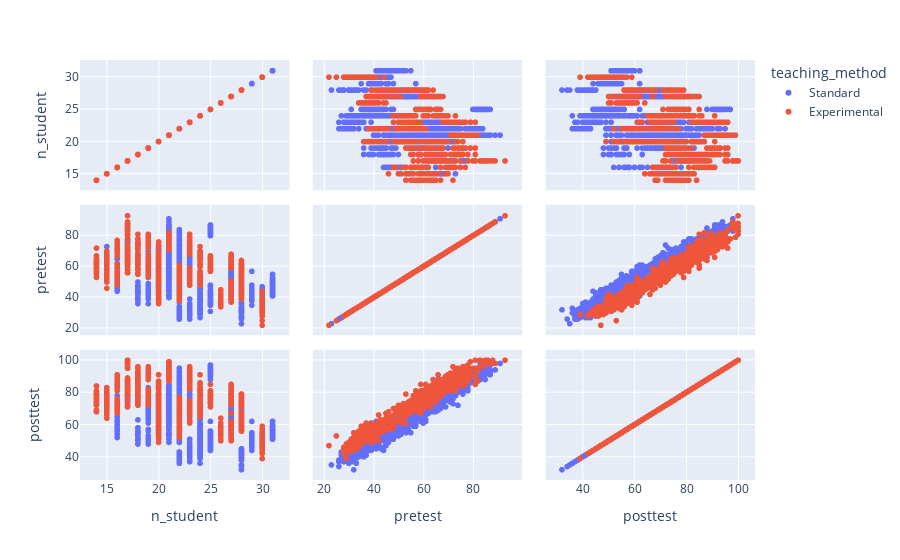

This figure's notebook cell:
### Code cell
fig = px.scatter_matrix(df,
    dimensions=["n_student", "pretest", "posttest"],
    color="teaching_method")
fig.show()

### Figure 1 — Plotly figure (JSON) as saved in the notebook; plotly's stock layout.template omitted (floating-point values rounded to 4 significant figures; data arrays with more than 128 entries replaced by an {"elided": "..."} marker saying what was removed)
{"data": [{"dimensions": [{"axis": {"matches": true}, "label": "n_student", "values": {"elided": "1373 int values"}}, {"axis": {"matches": true}, "label": "pretest", "values": {"elided": "1373 int values"}}, {"axis": {"matches": true}, "label": "posttest", "values": {"elided": "1373 int values"}}], "hovertemplate": "teaching_method=Standard<br>%{xaxis.title.text}=%{x}<br>%{yaxis.title.text}=%{y}<extra></extra>", "legendgroup": "Standard", "marker": {"color": "#636efa", "symbol": "circle"}, "name": "Standard", "showlegend": true, "type": "splom"}, {"dimensions": [{"axis": {"matches": true}, "label": "n_student", "values": {"elided": "760 int values"}}, {"axis": {"matches": true}, "label": "pretest", "values": {"elided": "760 int values"}}, {"axis": {"matches": true}, "label": "posttest", "values": {"elided": "760 int values"}}], "hovertemplate": "teaching_method=Experimental<br>%{xaxis.title.text}=%{x}<br>%{yaxis.title.text}=%{y}<extra></extra>", "legendgroup": "Experimental", "marker": {"color": "#EF553B", "symbol": "circle"}, "name": "Experimental", "showlegend": true, "type": "splom"}], "layout": {"dragmode": "select", "legend": {"title": {"text": "teaching_method"}, "tracegroupgap": 0}, "margin": {"t": 60}}}
